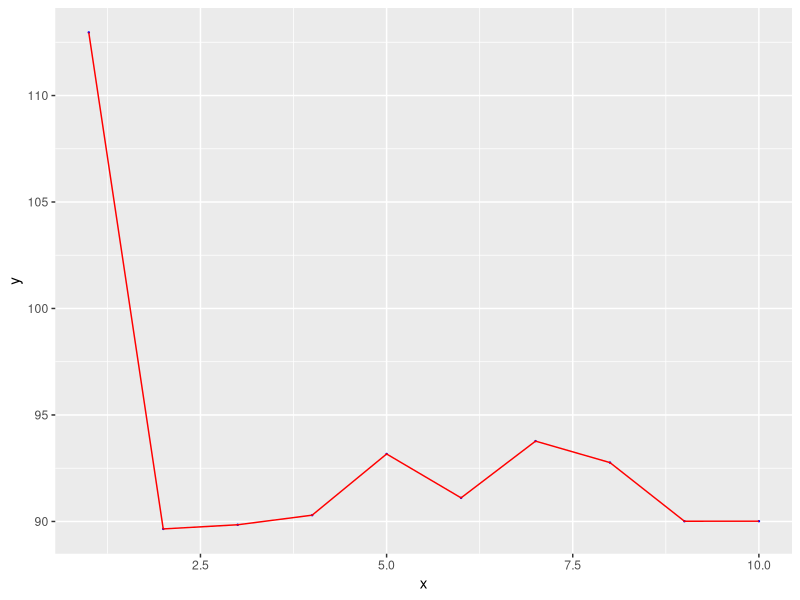
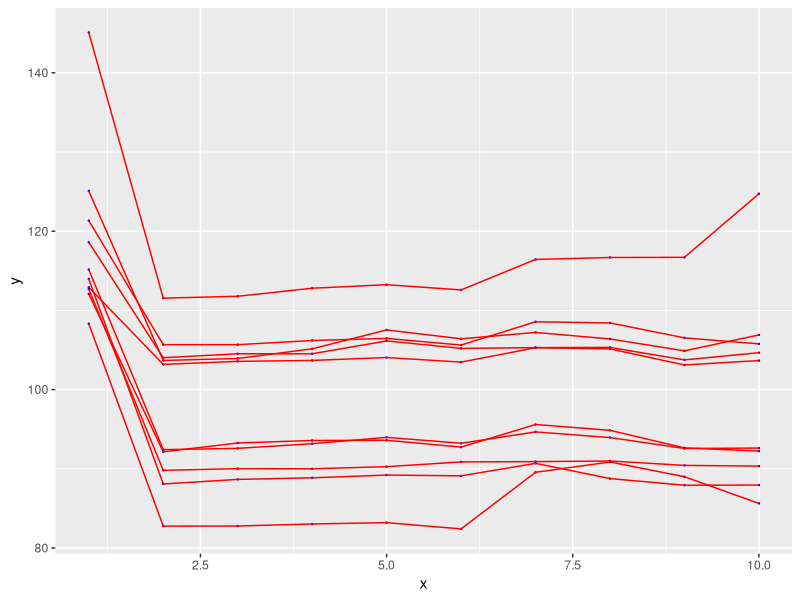

Reproduce these figures in R, in order.
setwd("D:\\Study\\R\\R-Studies\\DataTrainingAndTesting")
dat <- read.csv("Data.csv", header = TRUE)
indices<-sample(nrow(dat),nrow(dat)*0.75) # 75% training Set and 25% Test Set
trainSet<-dat[indices,]
testSet<-dat[-indices,]
mse<-numeric()
for(i in 1:10){
  model<-lm(y~poly(x,i,raw=TRUE), data = trainSet)
  mse[i]<- mean((testSet$y-predict(model,testSet))^2)
  print(mse)
}
# 124.2762
# 100.4715  For polynomial 2, It is getting Best, So no need of doing higher polynomials, Check the following graph to evaluate it.
# 100.4873
# 101.3886
# 101.375
# 102.5053
# 102.3114
# 102.7458
# 102.4152
# 102.2979

x<-c(1:10)
library(ggplot2)
mse_data<-data.frame(x,y=mse)
ggplot()+
  geom_point(data=mse_data, aes(x=x,y=y), size=0.2, color="blue")+
  geom_line(data=mse_data, aes(x=x,y=y), color="red") 

#######################################
######## Plotting Multiple  ###########
#######################################
mse_calc<-function(train,test){
  mse<-numeric()
  for(i in 1:10){
    model<-lm(y~poly(x,i,raw=TRUE), data = trainSet)
    mse[i]<- mean((testSet$y-predict(model,testSet))^2)
  }
  return(mse)
}
mse_data<-numeric()
x<-1:10
plot<-ggplot()
for(i in 1:10){
  indices<-sample(nrow(dat),nrow(dat)*0.75) # 75% training Set and 25% Test Set
  trainSet<-dat[indices,]
  testSet<-dat[-indices,]
  mse<-mse_calc(trainSet,testSet)
  mse_data<-data.frame(x,y=mse)
  plot<-plot+geom_point(data=mse_data, aes(x=x,y=y), size=0.2, color="blue")
  plot<-plot+geom_line(data=mse_data, aes(x=x,y=y), color="red")
}
plot